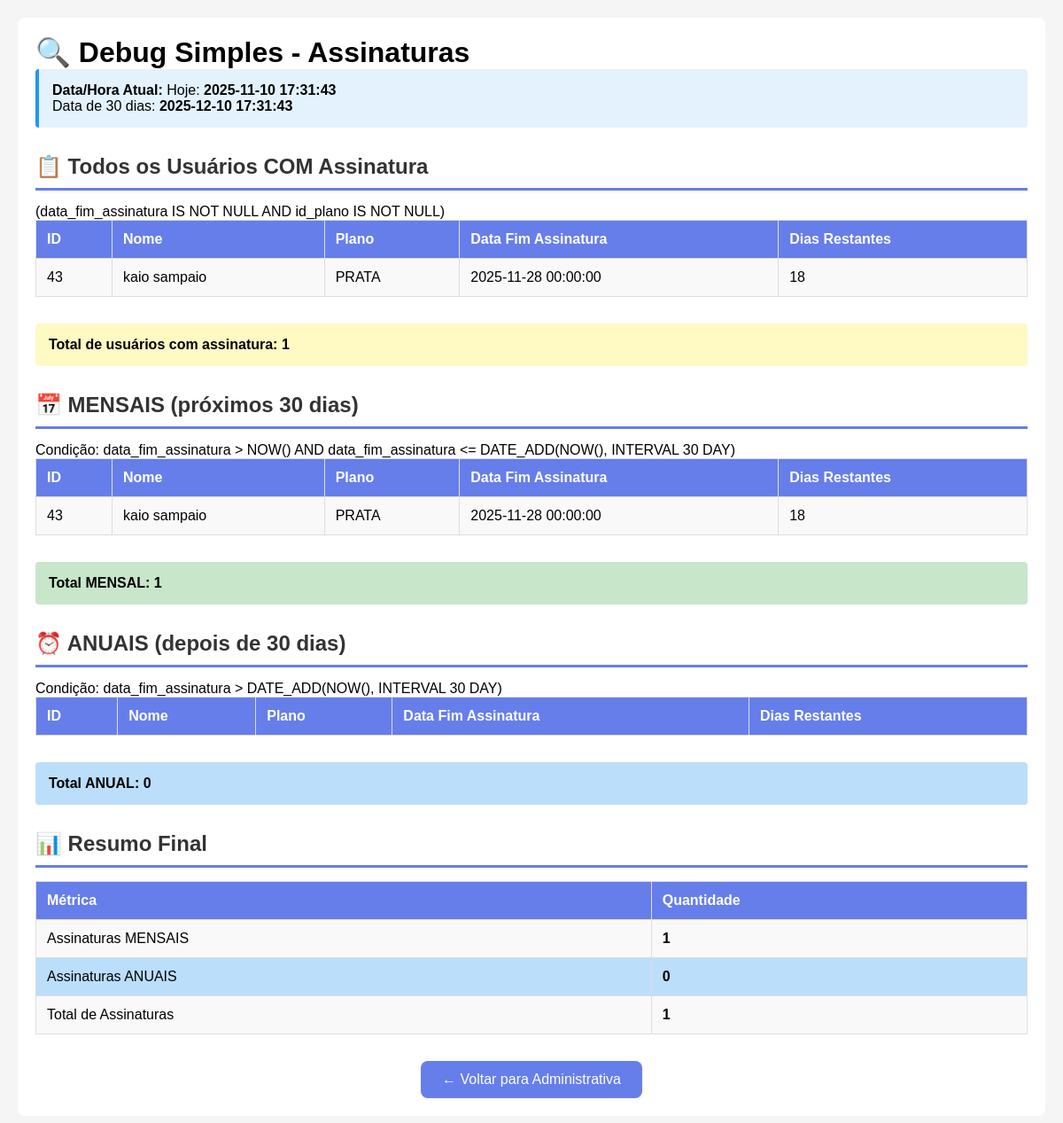
/debug-assinaturas-simples.php, run on the app's committed database.
### tables this page shows
CREATE TABLE `usuarios` (
  `id` int(11) NOT NULL,
  `nome` varchar(100) NOT NULL,
  `email` varchar(100) NOT NULL,
  `senha` varchar(100) NOT NULL,
  `telefone` varchar(45) NOT NULL,
  `genero` varchar(45) NOT NULL,
  `token_recuperacao` varchar(255) NOT NULL,
  `token_expira` datetime NOT NULL,
  `data_cadastro` datetime DEFAULT NULL,
  `status_assinatura` enum('ativa','expirada','trial') DEFAULT 'trial',
  `data_inicio_assinatura` datetime DEFAULT NULL,
  `data_fim_assinatura` datetime DEFAULT NULL,
  `id_plano` int(11) DEFAULT 1,
  `tipo_ciclo` enum('mensal','anual') DEFAULT 'mensal',
  `cartao_salvo` tinyint(1) DEFAULT 0,
  `token_cartao` varchar(255) DEFAULT NULL,
  `ultimos_4_digitos` varchar(4) DEFAULT NULL,
  `bandeira_cartao` varchar(50) DEFAULT NULL,
  `mercadopago_customer_id` varchar(255) DEFAULT NULL,
  `data_renovacao_automatica` datetime DEFAULT NULL,
  `renovacao_ativa` tinyint(1) DEFAULT 1,
  `plano` varchar(50) DEFAULT 'Gratuito',
  `tipo_pagamento` enum('pago','bonus') DEFAULT 'pago'
);

CREATE TABLE `planos` (
  `id` int(11) NOT NULL,
  `nome` varchar(50) NOT NULL,
  `descricao` text DEFAULT NULL,
  `preco_mes` decimal(10,2) NOT NULL,
  `preco_ano` decimal(10,2) NOT NULL,
  `mentores_limite` int(11) DEFAULT 1,
  `entradas_diarias` int(11) DEFAULT 3,
  `ativo` tinyint(1) DEFAULT 1,
  `icone` varchar(50) DEFAULT NULL,
  `cor_tema` varchar(20) DEFAULT NULL,
  `data_criacao` timestamp NOT NULL DEFAULT current_timestamp()
);

### debug-assinaturas-simples.php (the view, shortened to what this page needs)
<?php
require_once 'carregar_sessao.php';
?>
<!DOCTYPE html>
<html lang="pt-br">
<head>
</head>
<body>
    <div class="container">
        <h1>🔍 Debug Simples - Assinaturas</h1>
        <div class="info">
            <strong>Data/Hora Atual:</strong>
            <?php
            $result = $conexao->query("SELECT NOW() as agora, DATE_ADD(NOW(), INTERVAL 30 DAY) as daqui_30_dias");
            $row = $result->fetch_assoc();
            echo "Hoje: <strong>" . $row['agora'] . "</strong><br>";
            echo "Data de 30 dias: <strong>" . $row['daqui_30_dias'] . "</strong>";
            ?>
        </div>
        <h2>📋 Todos os Usuários COM Assinatura</h2>
        <p>(data_fim_assinatura IS NOT NULL AND id_plano IS NOT NULL)</p>
        <?php
        $result = $conexao->query("
            SELECT
                u.id,
                u.nome,
                p.nome as nome_plano,
                u.data_fim_assinatura,
                DATEDIFF(u.data_fim_assinatura, NOW()) as dias_restantes
            FROM usuarios u
            LEFT JOIN planos p ON u.id_plano = p.id
            WHERE u.data_fim_assinatura IS NOT NULL
            AND u.id_plano IS NOT NULL
            ORDER BY u.data_fim_assinatura ASC
        ");
        echo '<table>';
        echo '<tr>';
        echo '<th>ID</th>';
        echo '<th>Nome</th>';
        echo '<th>Plano</th>';
        echo '<th>Data Fim Assinatura</th>';
        echo '<th>Dias Restantes</th>';
        echo '</tr>';
        $total_com_assinatura = 0;
        while ($row = $result->fetch_assoc()) {
            $total_com_assinatura++;
            echo '<tr>';
            echo '<td>' . $row['id'] . '</td>';
            echo '<td>' . $row['nome'] . '</td>';
            echo '<td>' . $row['nome_plano'] . '</td>';
            echo '<td>' . $row['data_fim_assinatura'] . '</td>';
            echo '<td>' . $row['dias_restantes'] . '</td>';
            echo '</tr>';
        }
        echo '</table>';
        echo '<div class="resultado">Total de usuários com assinatura: ' . $total_com_assinatura . '</div>';
        ?>
        <h2>📅 MENSAIS (próximos 30 dias)</h2>
        <p>Condição: data_fim_assinatura > NOW() AND data_fim_assinatura <= DATE_ADD(NOW(), INTERVAL 30 DAY)</p>
        <?php
        $result = $conexao->query("
            SELECT
                u.id,
                u.nome,
                p.nome as nome_plano,
                u.data_fim_assinatura,
                DATEDIFF(u.data_fim_assinatura, NOW()) as dias_restantes
            FROM usuarios u
            LEFT JOIN planos p ON u.id_plano = p.id
            WHERE u.data_fim_assinatura IS NOT NULL
            AND u.id_plano IS NOT NULL
            AND u.data_fim_assinatura > NOW()
            AND u.data_fim_assinatura <= DATE_ADD(NOW(), INTERVAL 30 DAY)
            ORDER BY u.data_fim_assinatura ASC
        ");
        echo '<table>';
        echo '<tr>';
        echo '<th>ID</th>';
        echo '<th>Nome</th>';
        echo '<th>Plano</th>';
        echo '<th>Data Fim Assinatura</th>';
        echo '<th>Dias Restantes</th>';
        echo '</tr>';
        $total_mensal = 0;
        while ($row = $result->fetch_assoc()) {
            $total_mensal++;
            echo '<tr class="mensal">';
            echo '<td>' . $row['id'] . '</td>';
            echo '<td>' . $row['nome'] . '</td>';
            echo '<td>' . $row['nome_plano'] . '</td>';
            echo '<td>' . $row['data_fim_assinatura'] . '</td>';
            echo '<td>' . $row['dias_restantes'] . '</td>';
            echo '</tr>';
        }
        echo '</table>';
        echo '<div class="resultado mensal">Total MENSAL: ' . $total_mensal . '</div>';
        ?>
        <h2>⏰ ANUAIS (depois de 30 dias)</h2>
        <p>Condição: data_fim_assinatura > DATE_ADD(NOW(), INTERVAL 30 DAY)</p>
        <?php
        echo '<table>';
        echo '<tr>';
        echo '<th>ID</th>';
        echo '<th>Nome</th>';
        echo '<th>Plano</th>';
        echo '<th>Data Fim Assinatura</th>';
        echo '<th>Dias Restantes</th>';
        echo '</tr>';
        $total_anual = 0;
        echo '</table>';
        echo '<div class="resultado anual">Total ANUAL: ' . $total_anual . '</div>';
        ?>
        <h2>📊 Resumo Final</h2>
        <table>
            <tr>
                <th>Métrica</th>
                <th>Quantidade</th>
            </tr>
            <tr class="mensal">
                <td>Assinaturas MENSAIS</td>
                <td><strong><?php echo $total_mensal; ?></strong></td>
            </tr>
            <tr class="anual">
                <td>Assinaturas ANUAIS</td>
                <td><strong><?php echo $total_anual; ?></strong></td>
            </tr>
            <tr>
                <td>Total de Assinaturas</td>
                <td><strong><?php echo ($total_mensal + $total_anual); ?></strong></td>
            </tr>
        </table>
        <div style="text-align: center; margin-top: 30px;">
            <a href="administrativa.php" style="display: inline-block; padding: 12px 24px; background: #667eea; color: white; text-decoration: none; border-radius: 8px;">
                ← Voltar para Administrativa
            </a>
        </div>
    </div>
</body>
</html>

### debug-assinaturas-simples.php (style rules this page uses)
* { margin: 0; padding: 0; box-sizing: border-box; }
body { font-family: Arial, sans-serif; background: #f5f5f5; padding: 20px; }
.container { max-width: 1200px; margin: 0 auto; background: white; padding: 20px; border-radius: 8px; }
h2 { margin: 30px 0 15px 0; color: #333; border-bottom: 3px solid #667eea; padding-bottom: 10px; }
table { width: 100%; border-collapse: collapse; margin-bottom: 30px; }
th, td { padding: 12px; text-align: left; border: 1px solid #ddd; }
th { background: #667eea; color: white; font-weight: bold; }
tr:nth-child(even) { background: #f9f9f9; }
.info { background: #e3f2fd; padding: 15px; border-radius: 4px; margin-bottom: 20px; border-left: 4px solid #2196F3; }
.resultado { background: #fff9c4; padding: 15px; border-radius: 4px; margin: 10px 0; font-weight: bold; }
.mensal { background: #c8e6c9; }
.anual { background: #bbdefb; }

### data on the page
usuarios: id "43", nome "kaio sampaio", id_plano.nome "PRATA", data_fim_assinatura "2025-11-28 00:00:00", dias_restantes "18"

### other printed values
$row['agora'] "2025-11-10 17:31:43"
$row['daqui_30_dias'] "2025-12-10 17:31:43"
$total_com_assinatura "1"
$total_mensal "1"
$total_anual "0"
$total_mensal + $total_anual "1"
